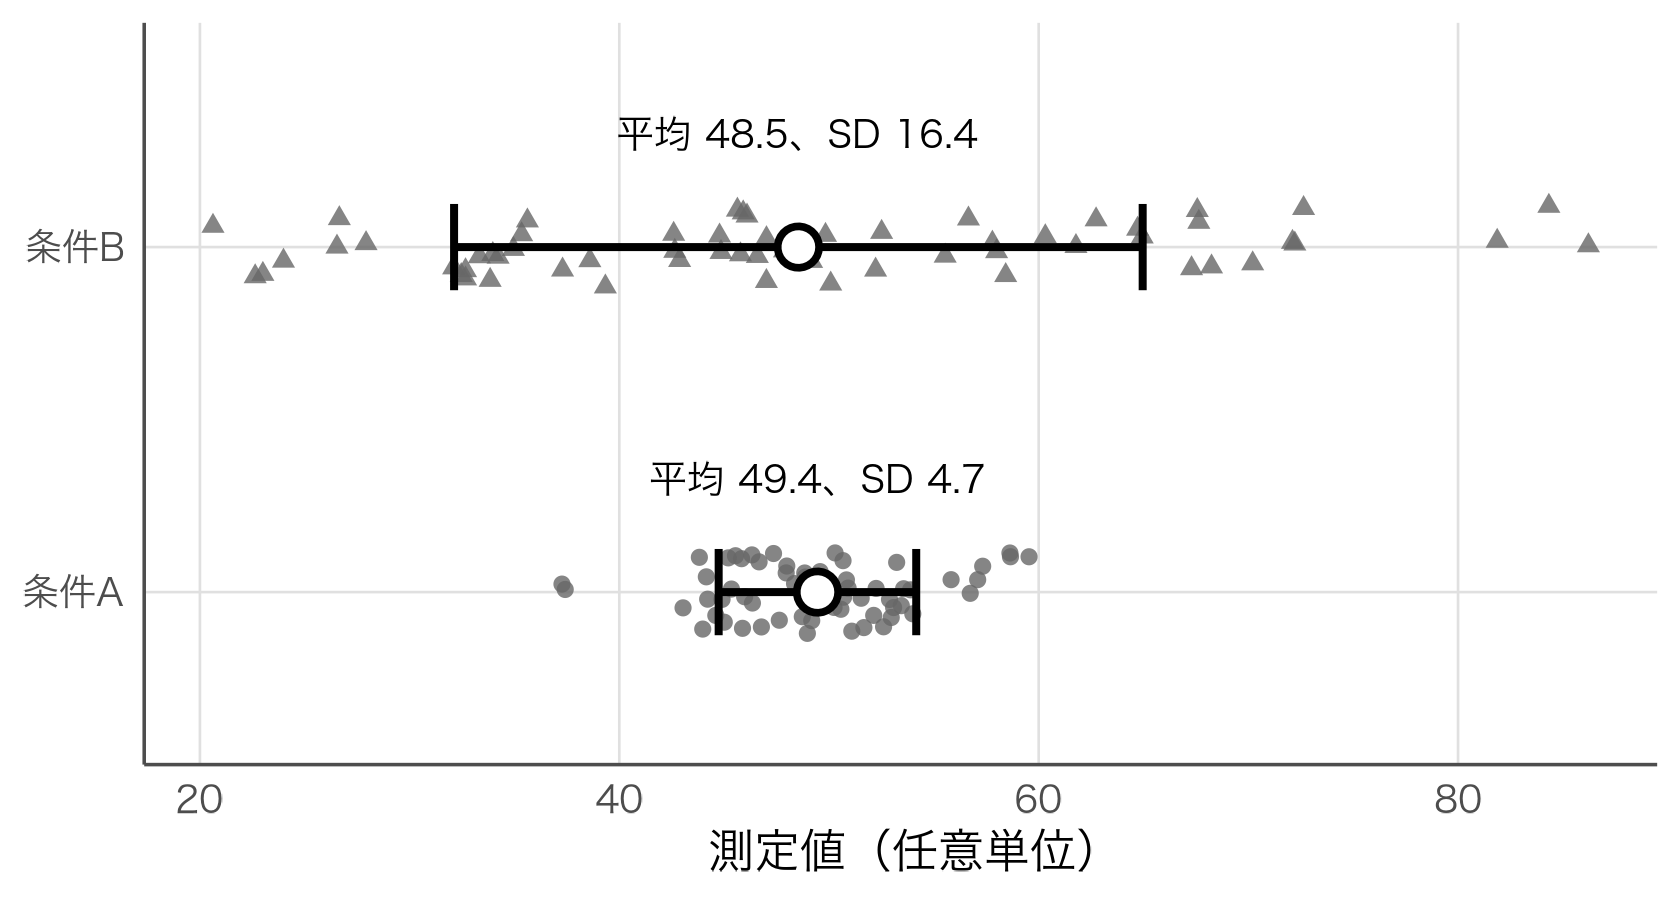

Here is the R script that generated this plot:
# 図9-1：平均が同じでも分布は違う（9.2節の人工データ。set.seed(2026)、各条件60観測）。
source("figures/style.R")
set.seed(2026)
d <- data.frame(cond = factor(rep(c("A", "B"), each = 60)),
                y = c(rnorm(60, 50, 5), rnorm(60, 50, 15)))
s <- aggregate(y ~ cond, d, function(v) c(m = mean(v), s = sd(v)))
s <- data.frame(cond = s$cond, m = s$y[, "m"], s = s$y[, "s"]); print(s)
print(t.test(y ~ cond, data = d, var.equal = TRUE)$p.value)
s$lab <- sprintf("平均 %.1f、SD %.1f", s$m, s$s)
lv <- c(A = "条件A", B = "条件B"); d$c2 <- lv[as.character(d$cond)]; s$c2 <- lv[as.character(s$cond)]
set.seed(1)
p <- ggplot(d, aes(y, c2)) +
  geom_jitter(aes(shape = c2), height = 0.12, size = 1.6, colour = "grey40", alpha = 0.8) +
  geom_errorbar(data = s, aes(xmin = m - s, xmax = m + s, y = c2), inherit.aes = FALSE,
                width = 0.25, linewidth = 0.9, colour = "black") +
  geom_point(data = s, aes(m, c2), inherit.aes = FALSE, shape = 21, fill = "white", size = 3.8, stroke = 1.3) +
  geom_text(data = s, aes(x = m, y = c2, label = lab), inherit.aes = FALSE, nudge_y = 0.33,
            family = "hira", size = 3.2) +
  scale_shape_manual(values = c(16, 17), guide = "none") +
  scale_y_discrete(expand = expansion(add = c(0.5, 0.65))) +
  labs(x = "測定値（任意単位）", y = NULL)
save_fig(p, "ch09_same_mean_diff_sd", w = 5.6, h = 3.0)
